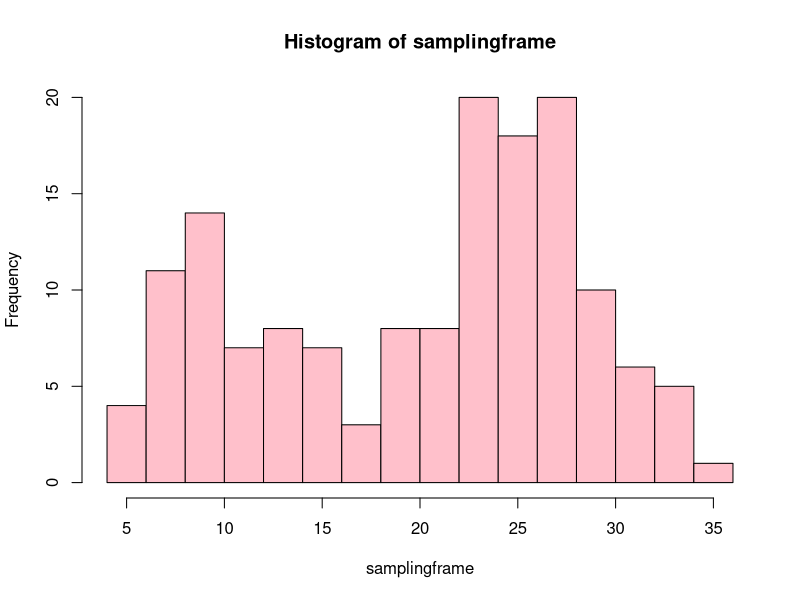
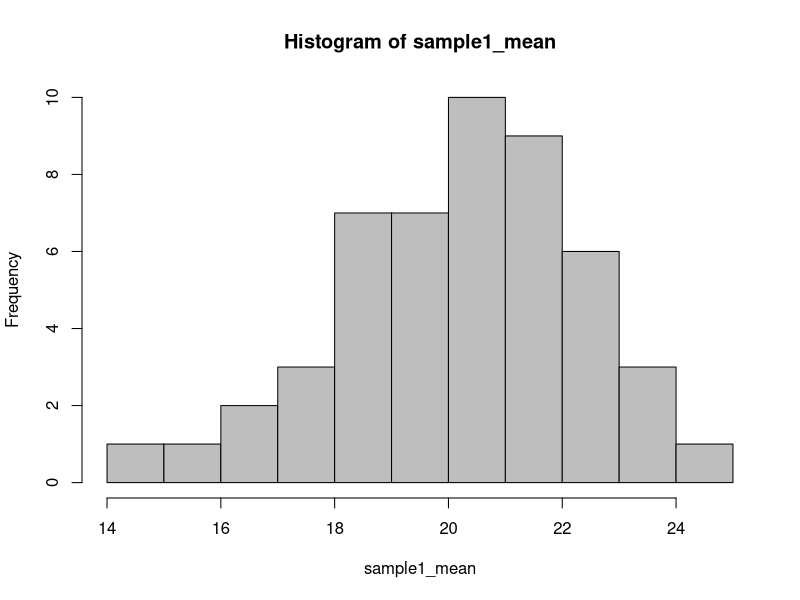
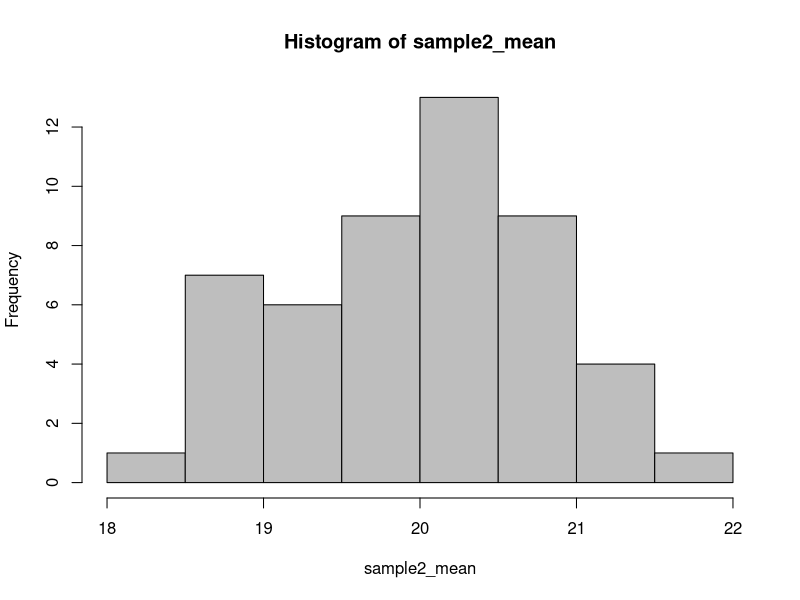

The R source for these figures, in order:
rnorm2 <- function(n,mean,sd) { mean+sd*scale(rnorm(n)) } #Create a funtion to generate random n numbers that obbey standardlized normal distribution

set.seed(1239) #Generate a seed to make sure the function is repeatable

r1 <- rnorm2(100,25,4) 

r2 <- rnorm2(50,10,3)

samplingframe <- c(r1,r2) #combine r1 & r2

hist(samplingframe, breaks=20,col = "pink") #plot a histogram 

#The two distributions both fit the central limit theorem. When the random number n increase, the distribution of n is more close to the normal distribution.


#Draw 50 samples of size 15 from the sampling frame in part a, and plot the sampling distribution of means as a histogram.
#Randomly get 15 samples from samplingframe and repeat for 50 times
sample1 <- replicate(50, sample(samplingframe, 15))
#Calculate the mean of each group
sample1_mean <- apply(sample1, 2, mean)
#Plot the sampling distribution of means as a histogram
hist(sample1_mean, col = "grey")


#Draw 50 samples of size 45 from the sampling frame in part a, and plot the sampling distribution of means as a histogram.
#Randomly get 45 samples from samplingframe and repeat for 50 times
sample2 <- replicate(50, sample(samplingframe, 45))
#Calculate the mean of each group
sample2_mean <- apply(sample2, 2, mean)
#Plot the sampling distribution of means as a histogram
hist(sample2_mean, col = "grey")

#Explain CLT in your own words in one or two sentences based on your answers to parts b and c.
#CLT is that when randomly collect some sample for n times, as the sample size increase, the distribution of the sample means will obbey the normal distribution.